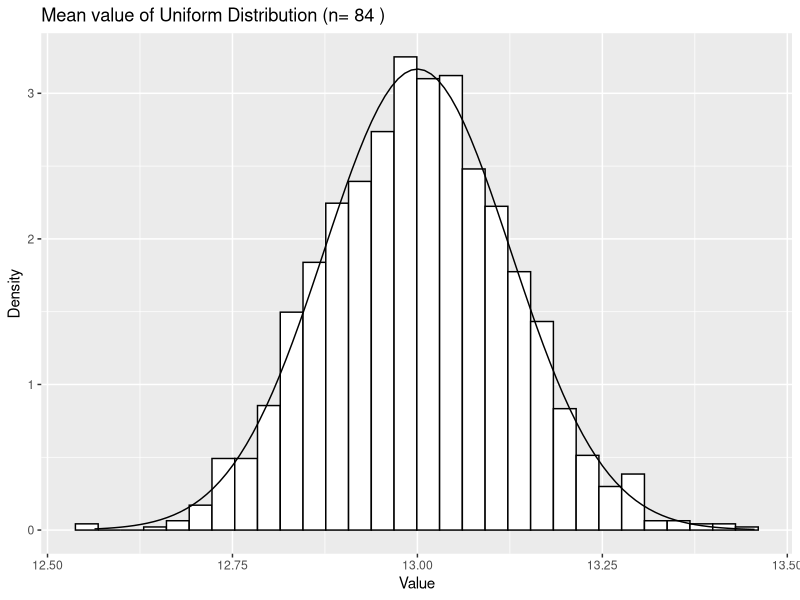

The R source for this figure:
library(ggplot2)

set.seed(1222)

samples <- 1520

# Choose value for n
# n  <- 2
# n <- 30
n <- 84

lower <- 11
upper <- 15

media <- numeric()

for (x in 1:samples)
{
  value <- runif(n,lower,upper)
  
  mean_value <- mean(value)
  
  media <- append(media,mean_value)
  
}

expected <- (lower + upper)/2
variance <- 1/12 * (upper - lower)^2

df <- data.frame(media)

ggplot(df, aes(x=media )) +
  geom_histogram(aes(y = ..density..),colour = "black", fill = "white") +
  stat_function(fun = dnorm, args = list(mean = expected, sd = (sqrt(variance/n)))) +
  labs(title=paste("Mean value of Uniform Distribution (n=",toString(n),")"), x = "Value", y = "Density")

